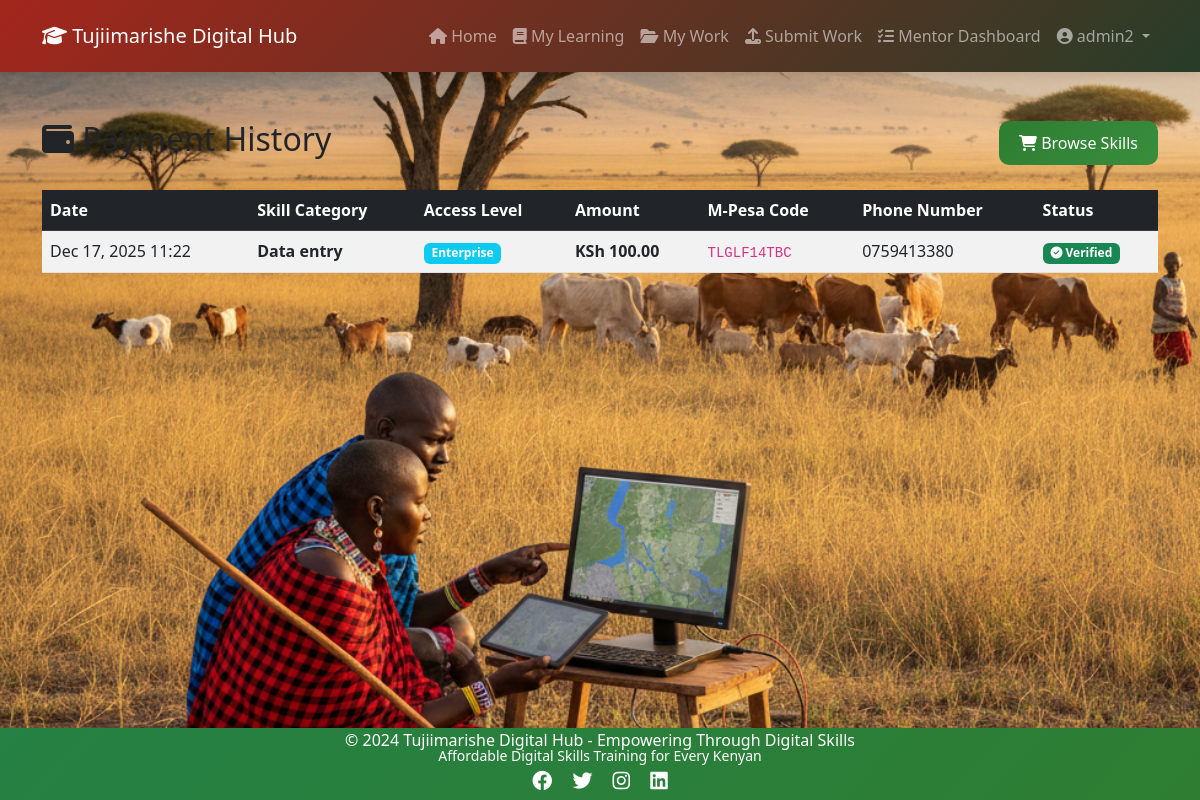
Screenshot of /users/payment-history/ (signed in) with the database file from the repository.
### users/models.py (models this page shows, shortened)
class User(AbstractUser):
    USER_TYPE_CHOICES = (
        ('student', 'Student'),
        ('mentor', 'Mentor'),
        ('admin', 'Administrator'),
    )
    user_type = models.CharField(
        max_length=20,
        choices=USER_TYPE_CHOICES,
        default='student',
        help_text='Type of user account'
    )
    phone_number = models.CharField(
        max_length=15,
        blank=True,
        null=True,
        help_text='Contact phone number'
    )
    profile_picture = models.ImageField(
        upload_to='profile_pics/',
        blank=True,
        null=True,
        help_text='User profile picture'
    )
    groups = models.ManyToManyField(
        'auth.Group',
        related_name='app_users',
        blank=True,
        help_text='The groups this user belongs to.',
        verbose_name='groups'
    )
    user_permissions = models.ManyToManyField(
        'auth.Permission',
        related_name='app_user_permissions',
        blank=True,
        help_text='Specific permissions for this user.',
        verbose_name='user permissions'
    )
    bio = models.TextField(
        blank=True,
        null=True,
        help_text='Short biography'
    )
    date_of_birth = models.DateField(
        blank=True,
        null=True,
        help_text='Date of birth'
    )
    location = models.CharField(
        max_length=100,
        blank=True,
        null=True,
        help_text='User location/address'
    )
    created_at = models.DateTimeField(auto_now_add=True)
    updated_at = models.DateTimeField(auto_now=True)
    class Meta:
        ordering = ['-created_at']
        verbose_name = 'User'
        verbose_name_plural = 'Users'

### materials/models.py (models this page shows, shortened)
class Payment(models.Model):
    user = models.ForeignKey(settings.AUTH_USER_MODEL, on_delete=models.CASCADE, related_name='payments')
    category = models.ForeignKey(SkillCategory, on_delete=models.CASCADE)
    access_level = models.CharField(max_length=20)  # 'enterprise' or 'premium'
    amount = models.DecimalField(max_digits=6, decimal_places=2)
    mpesa_code = models.CharField(max_length=50)
    phone_number = models.CharField(max_length=15)
    is_verified = models.BooleanField(default=False)
    created_at = models.DateTimeField(auto_now_add=True)
    class Meta:
        ordering = ['-created_at']

class SkillCategory(models.Model):
    name = models.CharField(max_length=100)
    slug = models.SlugField(unique=True, blank=True)
    icon = models.CharField(max_length=50)  # Font Awesome icon class
    description = models.TextField()
    class Meta:
        verbose_name_plural = "Skill Categories"

### users/views.py (the view)
# urls.py: path('payment-history/', views.payment_history, name='payment_history'),
@login_required
def payment_history(request):
    payments = Payment.objects.filter(
        user=request.user
    ).select_related('category').order_by('-created_at')
    context = {
        'payments': payments
    }
    return render(request, 'users/payment_history.html', context)

### templates/users/payment_history.html (shortened to what this page needs)
{% extends 'base.html' %}
{% block content %}
<div class="row">
    <div class="col-md-12">
        <div class="d-flex justify-content-between align-items-center mb-4">
            <h2><i class="fas fa-wallet"></i> Payment History</h2>
            <a href="{% url 'materials:my_materials' %}" class="btn btn-primary">
                <i class="fas fa-shopping-cart"></i> Browse Skills
            </a>
        </div>
        {% if payments %}
            <div class="table-responsive">
                <table class="table table-striped table-hover">
                    <thead class="table-dark">
                        <tr>
                            <th>Date</th>
                            <th>Skill Category</th>
                            <th>Access Level</th>
                            <th>Amount</th>
                            <th>M-Pesa Code</th>
                            <th>Phone Number</th>
                            <th>Status</th>
                        </tr>
                    </thead>
                    <tbody>
                        {% for payment in payments %}
                        <tr>
                            <td>{{ payment.created_at|date:"M d, Y H:i" }}</td>
                            <td>
                                <strong>{{ payment.category.name }}</strong>
                            </td>
                            <td>
                                <span class="badge bg-{% if payment.access_level == 'premium' %}warning{% elif payment.access_level == 'enterprise' %}info{% else %}success{% endif %}">
                                    {{ payment.access_level|title }}
                                </span>
                            </td>
                            <td><strong>KSh {{ payment.amount }}</strong></td>
                            <td><code>{{ payment.mpesa_code }}</code></td>
                            <td>{{ payment.phone_number }}</td>
                            <td>
                                {% if payment.is_verified %}
                                    <span class="badge bg-success">
                                        <i class="fas fa-check-circle"></i> Verified
                                    </span>
                                {% else %}
                                    <span class="badge bg-warning text-dark">
                                        <i class="fas fa-clock"></i> Pending
                                    </span>
                                {% endif %}
                            </td>
                        </tr>
                        {% endfor %}
                    </tbody>
                </table>
            </div>
        {% endif %}
    </div>
</div>
{% endblock %}

### templates/base.html (shortened to what this page needs)
<!DOCTYPE html>
<html lang="en">
<head>
    <link href="https://cdn.jsdelivr.net/npm/bootstrap@5.3.0/dist/css/bootstrap.min.css" rel="stylesheet">
    <link rel="stylesheet" href="https://cdnjs.cloudflare.com/ajax/libs/font-awesome/6.4.0/css/all.min.css">
    {% load static %}
    <link rel="stylesheet" href="{% static 'css/style.css' %}">
</head>
<body>
    <nav class="navbar navbar-expand-lg navbar-dark bg-primary">
        <div class="container">
            <a class="navbar-brand" href="{% url 'home' %}">
                <i class="fas fa-graduation-cap"></i> Tujiimarishe Digital Hub
            </a>
            <div class="collapse navbar-collapse" id="navbarNav">
                <ul class="navbar-nav ms-auto">
                    {% if user.is_authenticated %}
                        <li class="nav-item">
                            <a class="nav-link" href="{% url 'home' %}">
                                <i class="fas fa-home"></i> Home
                            </a>
                        </li>
                        <li class="nav-item">
                            <a class="nav-link" href="{% url 'materials:my_materials' %}">
                                <i class="fas fa-book"></i> My Learning
                            </a>
                        </li>
                        <li class="nav-item">
                            <a class="nav-link" href="{% url 'materials:my_submissions' %}">
                                <i class="fas fa-folder-open"></i> My Work
                            </a>
                        </li>
                        <li class="nav-item">
                            <a class="nav-link" href="{% url 'materials:submit_work' %}">
                                <i class="fas fa-upload"></i> Submit Work
                            </a>
                        </li>
                        {% if user.is_staff or user.user_type == 'mentor' or user.groups.all|length %}
                        <li class="nav-item">
                            <a class="nav-link" href="{% url 'materials:mentor_dashboard' %}">
                                <i class="fas fa-tasks"></i> Mentor Dashboard
                            </a>
                        </li>
                        {% endif %}
                        <li class="nav-item dropdown">
                            <a class="nav-link dropdown-toggle" href="#" id="userDropdown" role="button" data-bs-toggle="dropdown" aria-expanded="false">
                                <i class="fas fa-user-circle"></i> {{ user.username }}
                            </a>
                        </li>
                    {% endif %}
                </ul>
            </div>
        </div>
    </nav>
    <main class="container my-5">
        {% block content %}
        {% endblock %}
    </main>
    <footer class="bg-dark text-white text-center py-4 mt-5">
        <div class="container">
            <p class="mb-2">&copy; 2024 Tujiimarishe Digital Hub - Empowering Through Digital Skills</p>
            <p class="small mb-0">Affordable Digital Skills Training for Every Kenyan</p>
            <div class="mt-3">
                <a href="#" class="text-white me-3"><i class="fab fa-facebook fa-lg"></i></a>
                <a href="#" class="text-white me-3"><i class="fab fa-twitter fa-lg"></i></a>
                <a href="#" class="text-white me-3"><i class="fab fa-instagram fa-lg"></i></a>
                <a href="#" class="text-white"><i class="fab fa-linkedin fa-lg"></i></a>
            </div>
        </div>
    </footer>
</body>
</html>

### static/css/style.css (style rules this page uses)
body { font-family: 'Segoe UI', Tahoma, Geneva, Verdana, sans-serif; min-height: 100vh; display: flex; flex-direction: column; background-image: url('/static/images/background.png'); background-size: cover; background-position: center; background-attachment: fixed; background-repeat: no-repeat; }
main { flex: 1; position: relative; z-index: 1; }
.navbar-dark.bg-primary { background: linear-gradient(135deg, #A3261C 0%, #273d28 100%) !important; box-shadow: 0 2px 10px rgba(0, 0, 0, 0.1); padding: 1rem 0; position: relative; z-index: 1030; }
.navbar-nav .nav-link { cursor: pointer; pointer-events: auto; }
footer.bg-dark { margin-top: auto; background: linear-gradient(135deg, #132414 0%, #274629 100%) !important; box-shadow: 0 -2px 10px rgba(0, 0, 0, 0.1); padding: 0.5rem 0 !important; }
footer p { margin-bottom: 0.25rem !important; line-height: 0.5rem; }
footer .mt-3 { margin-top: 0.5rem !important; }
footer a i { font-size: 1rem; }
.btn { border-radius: 10px; padding: 10px 20px; font-weight: 500; transition: all 0.3s ease; }
.btn-primary { background: linear-gradient(135deg, #2e7d32 0%, #388e3c 100%); border: none; }
footer.bg-dark { margin-top: auto; background: linear-gradient(135deg, #258144 0%, #2e7d32 100%) !important; box-shadow: 0 -2px 10px rgba(0, 0, 0, 0.1); }

### rows the page displays
User: username "admin2"
Payment: created_at "Dec 17, 2025 11:22", category.name "Data entry", access_level "Enterprise", amount "100.00", mpesa_code "TLGLF14TBC", phone_number "0759413380", is_verified True (drawn)
